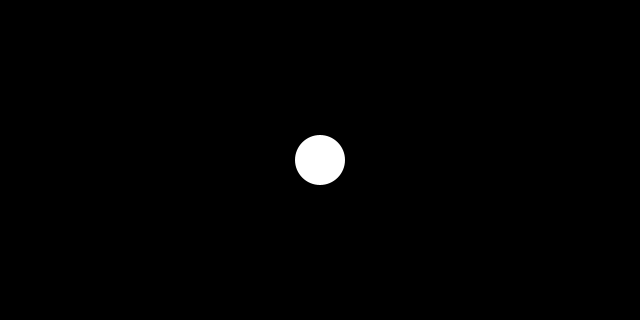
Frame 1 (no input)
Frame 60 (the mouse pressed at the canvas centre just before this capture): identical to frame 1, image omitted
Frame 120 (the mouse held since frame 60 and released just before this capture): identical to frame 1, image omitted

The Processing sketch that drew this single still picture (run headless with seeded random() and noise(); from frame 60 on, the mouse is pressed at the canvas centre):

// Processing sketch: variablesExample
// ── variablesExample.pde
// 1: Declare the variable
float circleX;

void setup() {
 size(640, 320); 
 
 // 2: Initialize the variable
 circleX = 320;
}

void draw() {
  background(0);
  
  noStroke();
  fill(255);
  // 3: Use the variable
  circle(circleX, 160, 50);
}
